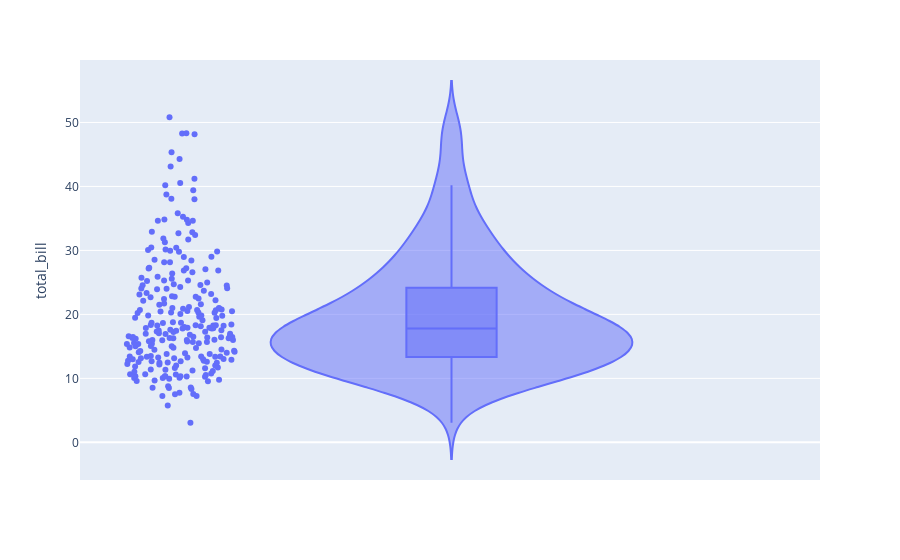

Here is the notebook cell this chart was saved with:
### Markdown cell above
### Violinplots

### Code cell
import plotly.express as px

df = px.data.tips()
fig = px.violin(df, y="total_bill", box=True, # draw box plot inside the violin
                points='all', # can be 'outliers', or False
               )
fig.show()

### Figure 1 — Plotly figure (JSON) as saved in the notebook; plotly's stock layout.template omitted (floating-point values rounded to 4 significant figures; data arrays with more than 128 entries replaced by an {"elided": "..."} marker saying what was removed)
{"data": [{"alignmentgroup": "True", "box": {"visible": true}, "hovertemplate": "total_bill=%{y}<extra></extra>", "legendgroup": "", "marker": {"color": "#636efa"}, "name": "", "offsetgroup": "", "orientation": "v", "points": "all", "scalegroup": "True", "showlegend": false, "type": "violin", "x0": " ", "xaxis": "x", "y": {"elided": "244 float values"}, "y0": " ", "yaxis": "y"}], "layout": {"legend": {"tracegroupgap": 0}, "margin": {"t": 60}, "violinmode": "group", "xaxis": {"anchor": "y", "domain": [0, 1]}, "yaxis": {"anchor": "x", "domain": [0, 1], "title": {"text": "total_bill"}}}}
